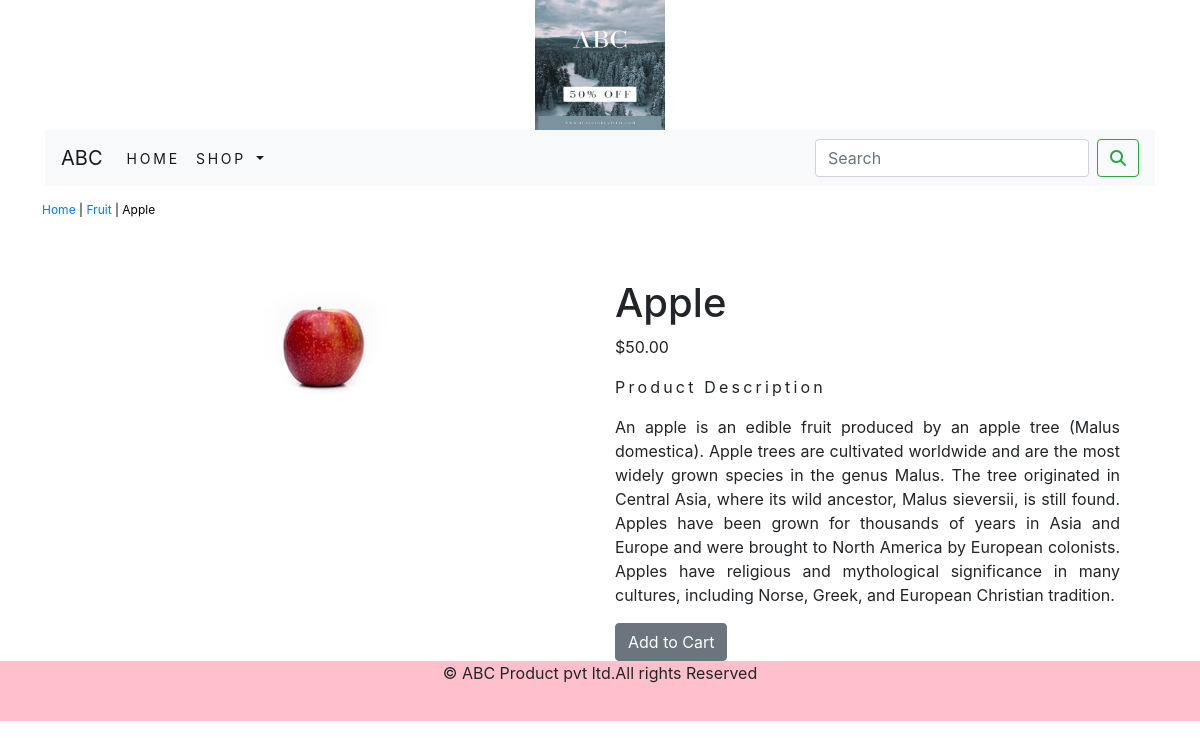
Page /ecommerceapp/fruit/apple/ on the committed database.
### ecommerceapp/models.py (models this page shows, shortened)
class product(models.Model):
    name = models.CharField(max_length=250, unique=True)
    slug = models.SlugField(max_length=250, unique=True)
    description = models.TextField(blank=True)
    price = models.DecimalField(max_digits=10, decimal_places=2)
    category = models.ForeignKey(Category, on_delete=models.CASCADE)
    image1 = models.ImageField(upload_to='product', blank=True)
    stock = models.IntegerField()
    available = models.BooleanField(default=True)
    created = models.DateTimeField(auto_now_add=True)
    updated = models.DateTimeField(auto_now=True)
    class Meta:
        ordering = ('name',)
        verbose_name = 'product'
        verbose_name_plural = 'products'

class Category(models.Model):
    name = models.CharField(max_length=250, unique=True)
    slug = models.SlugField(max_length=250, unique=True)
    description = models.TextField(blank=True)
    image1 = models.ImageField(upload_to='category', blank=True)
    class Meta:
        ordering = ('name',)
        verbose_name = 'category'
        verbose_name_plural = 'categories'
    def get_url(self):
        return reverse('ecommerceapp:product_by_category', args=[self.slug])
    def __str__(self):
        return '{}'.format(self.name)

### ecommerceapp/views.py (the view)
# urls.py: path('<slug:c_slug>/<slug:product_slug>/', views.proDetail, name='prodCatdetail')
def proDetail(request, c_slug, product_slug):
    try:
        Product = product.objects.get(category__slug=c_slug,slug=product_slug)
    except Exception as e:
        raise e
    return render(request,'product.html',{'product':Product})

### cart/context_processors.py (called while the page is built)
def counter(request):
    item_count=0
    if 'admin' in request.path:
        return {}
    else:
        try:
            cart=Cart.objects.filter(cart_id=_cart_id(request))
            car_items=CartItem.objects.all().filter(cart=cart[:1])
            for cart_item in car_items:
                item_count += cart_item.quantity
        except Cart.DoesNotExist:
            item_count=0
    return dict(item_count=item_count)

### cart/views.py (called while the page is built)
def _cart_id(request):
    cart=request.session.session_key
    if not cart:
        cart=request.session.create()
    return cart

### ecommerceapp/context_processors.py (called while the page is built)
def menu_links(request):
    links=Category.objects.all()
    return dict(links=links)

### ecommerceapp/templates/product.html (shortened to what this page needs)
{% extends 'base.html' %}
{% load static %}
{% block content %}
<div class="row my_prod_row_class">
    <div class="mx_auto">
        <p><a href="{% url 'ecommerceapp:allProdCat' %}">Home</a> | <a href="{{product.category.get_url}}">{{product.category}}</a> | {{product.name}} </p>
    </div>
</div>
<div class="container">
<br>
<div class="row">
    <div class="col-12 col-sm-12 col-md-12 col-lg-6 text-center">
        <div style="min-width:18rem;">
            <img src="{{ product.image1.url }}" alt="{{product.name}}">
        </div>
    </div>
        <div class="col-12 col-sm-12 col-md-12 col-lg-6">
            <div>
            <h1 class="my_prod_title">{{product.name}}</h1>
            <p>${{product.price}}</p>
            <p class="my_title">Product Description</p>
            <p class="text-justify my_prod_text">{{product.description}}</p>
            {% if product.stock <= 0 %}
            <p class="text-justify my_prod_text"><b>Out of Stock</b></p>
            {% else %}
            <a class="btn btn-secondary" href="{% url 'cart:add_cart' product.id %}">Add to Cart</a>
            {% endif %}
        </div>
            </div>
    </div>
    </div>
</div>
{% endblock %}

### ecommerceapp/static/css/custom.css (style rules this page uses)
body { font-family: 'Oswald', sans-serif; font-family: 'Roboto', sans-serif; }
.my_title { font-size : 16px; text_transform : uppercase; letter-spacing : .2em; }
.my_prod_row_class { padding-top : 15px; padding-bottom : 20px; }
.my_prod_row_class .mx_auto { color : #000; font-size : 12px; text-decoration : none; }
.my_prod_text { padding-right :20px; }

### rows in the picture
product: category "Fruit", name "Apple", image1 (picture), price "50.00", description "An apple is an edible fruit produced by an apple tree (Malus domestica). Apple trees are cultivated worldwide and are the most widely grown species in the genus Malus. The tree originated in Central Asia, where its wild ancestor, Malus sieversii, is still found. Apples have been grown for thousands of years in Asia and Europe and were brought to North America by European colonists. Apples have religious and mythological significance in many cultures, including Norse, Greek, and European Christian tradition."
